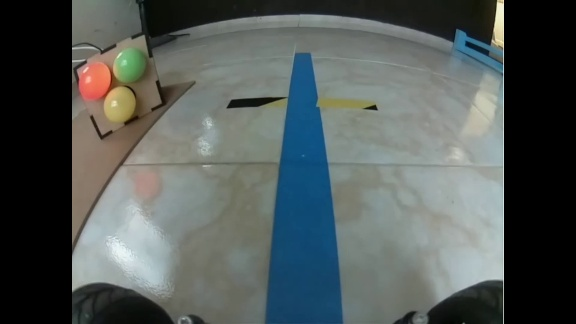
#> input picture SDC11_PracticaDeIdentificacion/figuras/imagen_428.jpg, 576 x 324 px
$ jupyter execute SDC_11_Semaforos_Mora_Pacheco_Santoscoy.ipynb   (text cells are left out)
#> lines starting #> are read from the running program, lines starting #| are printed output that depends on the picture; after the words box and inside, x2 and y2 are one past the last pixel; in counts of white or black regions, pixels touching at a corner belong together; pictures that were not available may be replaced by others from this repository, and a replacement may not be noted
[cell 1]
import matplotlib.pyplot as plt
import numpy as np
import cv2 as cv
import time

[cell 2]
def convert_hsv(image):
    return cv.cvtColor(image, cv.COLOR_BGR2HSV)

[cell 3]
def f_mask_red(image):
    lower_red1 = np.array([0, 0, 185])
    upper_red1 = np.array([10, 255, 255])
    #lower_red2 = np.array([170, 100, 100])
    #upper_red2 = np.array([180, 255, 255])

    img_hsv = convert_hsv(image)
    #mask1 = cv.inRange(img_hsv, lower_red1, upper_red1)
    #mask2 = cv.inRange(img_hsv, lower_red2, upper_red2)
    #mask_red = cv.add(mask1, mask2)
    mask_red = cv.inRange(img_hsv, lower_red1, upper_red1)

    return mask_red

[cell 4]
def f_mask_yellow(image):
    img_hsv = convert_hsv(image)
    lower_yellow = np.array([15, 24, 205])
    upper_yellow = np.array([35, 255, 255])
    mask_yellow = cv.inRange(img_hsv, lower_yellow, upper_yellow)
    return mask_yellow

[cell 5]
def f_mask_green(image):
    img_hsv = convert_hsv(image)
    lower_green = np.array([55, 130, 100])
    upper_green = np.array([75, 205, 255])
    mask_green = cv.inRange(img_hsv, lower_green, upper_green)
    return mask_green

[cell 6]
def print_circles(image, mask, circles, color, thresh):
    font = cv.FONT_HERSHEY_SIMPLEX
    region = 5

    if color is "r":
        colorText = "Rojo"
        colorRGB = (0,0,255)
    if color is "y":
        colorText = "Amarillo"
        colorRGB = (0,255,255)
    if color is "g":
        colorText = "Verde"
        colorRGB = (0,255,0)

    if circles is not None:
        circles = np.uint16(np.around(circles))
        for i in circles[0, :]:
            pixel_value = 0.0
            n = 0.0
            for j in range(-region, region):
                for k in range(-region, region):
                    if (i[1]+j < image.shape[1]) and (i[0]+k < image.shape[0]):
                        pixel_value += mask[i[1]+j, i[0]+k]
                        n += 1
            if n != 0:
                if pixel_value/n > thresh:
                    cv.circle(image, (i[0], i[1]), i[2]+5, colorRGB, 1)
                    cv.putText(image, colorText, (i[0]-i[2], i[1]-i[2]-10), font, 0.3, colorRGB, 1, cv.LINE_AA)

    return image

[cell 7]
def get_circles(image ,thresh):
    r = 0.5
    width = int(r*image.shape[1])
    height = int(r*image.shape[0])
    image = cv.resize(image, (width, height), interpolation = cv.INTER_NEAREST)

    mask_red = f_mask_red(image)
    mask_yellow = f_mask_yellow(image)
    mask_green = f_mask_green(image)


    circles_red = cv.HoughCircles(mask_red, cv.HOUGH_GRADIENT, 1, 30, param1=50, param2=5, minRadius=0, maxRadius=30)
    circles_yellow = cv.HoughCircles(mask_yellow, cv.HOUGH_GRADIENT, 1, 30, param1=50, param2=5, minRadius=0, maxRadius=30)
    circles_green = cv.HoughCircles(mask_green, cv.HOUGH_GRADIENT, 1, 30, param1=50, param2=5, minRadius=0, maxRadius=30)

    image = print_circles(image, mask_red, circles_red, "r", thresh)
    image = print_circles(image, mask_yellow, circles_yellow, "y", thresh)
    image = print_circles(image, mask_green, circles_green, "g", thresh)

    return image

[cell 8]
img1 = cv.imread("figuras/imagen_428.jpg")
#> img1 is the input picture: shape (324, 576, 3); mean B, G, R 87.1, 88.8, 81.6

img1 = get_circles(img1, 50)
#> in convert_hsv, `return cv.cvtColor(image, cv.COLOR_BGR2HSV)`: returned value: shape (162, 288, 3); mean H, S, V 49.3, 40.9, 93.5
#> in f_mask_red, `mask_red = cv.inRange(img_hsv, lower_red1, upper_red1)`:
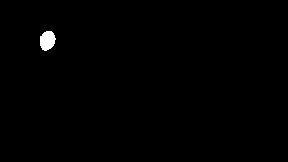
#> mask_red: shape (162, 288); 0.52% white; 1 white region, box (x1, y1, x2, y2) and area: (40, 31, 56, 51) 243
#> in f_mask_yellow, `mask_yellow = cv.inRange(img_hsv, lower_yellow, upper_yellow)`:
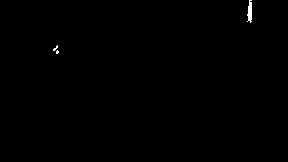
#> mask_yellow: shape (162, 288); 0.22% white; 3 white regions (2 under 20 px), largest, box (x1, y1, x2, y2) and area: (247, 0, 252, 23) 81
#> in f_mask_green, `mask_green = cv.inRange(img_hsv, lower_green, upper_green)`: mask_green: shape (162, 288); every value is 0
#> in get_circles, `circles_red = cv.HoughCircles(mask_red, cv.HOUGH_GRADIENT, 1, 30, para..`: circles_red = [[42.5, 38.5, 12.4]]
#> in get_circles, `circles_yellow = cv.HoughCircles(mask_yellow, cv.HOUGH_GRADIENT, 1, 30..`: circles_yellow = [[260.5, 9.5, 13.2], [56.5, 51.5, 1.6]]
#> in get_circles, `circles_green = cv.HoughCircles(mask_green, cv.HOUGH_GRADIENT, 1, 30, ..`: circles_green = None
#> in print_circles, `circles = np.uint16(np.around(circles))`: circles = [[42, 38, 12]]
#> the loop in print_circles, `for i in circles[0, :]:` made 1 pass
#> i on pass 1: [42, 38, 12]
#> after the loop in print_circles, `for i in circles[0, :]:`:
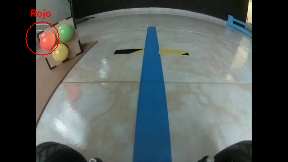
#> image: shape (162, 288, 3); mean of channels 0, 1, 2 86.7, 88.3, 82; drawn as B, G, R
#> the loop in print_circles (call 2), `for i in circles[0, :]:` made 2 passes
#> i on passes 1 to 2: [260, 10, 13], [56, 52, 2]

plt.imshow(img1)
plt.show()

[cell 9]
video = cv.VideoCapture("videos/Semaforo_10fp.mp4")
while(video.isOpened()):
    ret, frame = video.read()
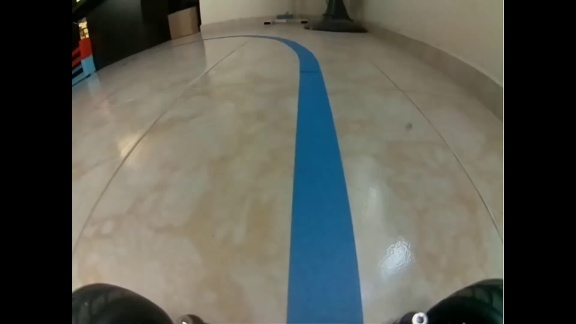
#> input picture SDC11_PracticaDeIdentificacion/calibracion/imagen_0.jpg, 576 x 324 px, given in place of Semaforo_10fp.mp4, which was not available
#> frame is the input picture: shape (324, 576, 3); mean B, G, R 79.5, 87.7, 86.6
    #time.sleep(0.03)
    if ret:
        frame = get_circles(frame, 200)
#> in convert_hsv (call 4), `return cv.cvtColor(image, cv.COLOR_BGR2HSV)`: returned value: shape (162, 288, 3); mean H, S, V 27.1, 54.2, 94.5
#> in f_mask_red (call 2), `mask_red = cv.inRange(img_hsv, lower_red1, upper_red1)`:
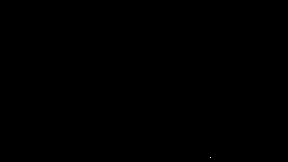
#> mask_red: shape (162, 288); 0% white in thin lines or dots, all inside (x1, y1, x2, y2) = (210, 157, 211, 158)
#> in f_mask_yellow (call 2), `mask_yellow = cv.inRange(img_hsv, lower_yellow, upper_yellow)`: mask_yellow: shape (162, 288); 0.05% white in thin lines or dots, all inside (x1, y1, x2, y2) = (39, 0, 66, 78)
        cv.imshow("Deteccion de semáforos", frame)
        if cv.waitKey(1) & 0xFF == ord('q'):
#> (key q is pressed here)
            break
    else:
        break
video.release()
cv.destroyAllWindows()

[cell 10]
video = cv.VideoCapture("./videos/Vuelta_objetos_10fp.mp4")
while(video.isOpened()):
    ret, frame = video.read()
    #time.sleep(0.03)
    if ret:
        frame = get_circles(frame, 200)
        cv.imshow("Deteccion de semáforos", frame)
        if cv.waitKey(1) & 0xFF == ord('q'):
#> (key q is pressed here)
